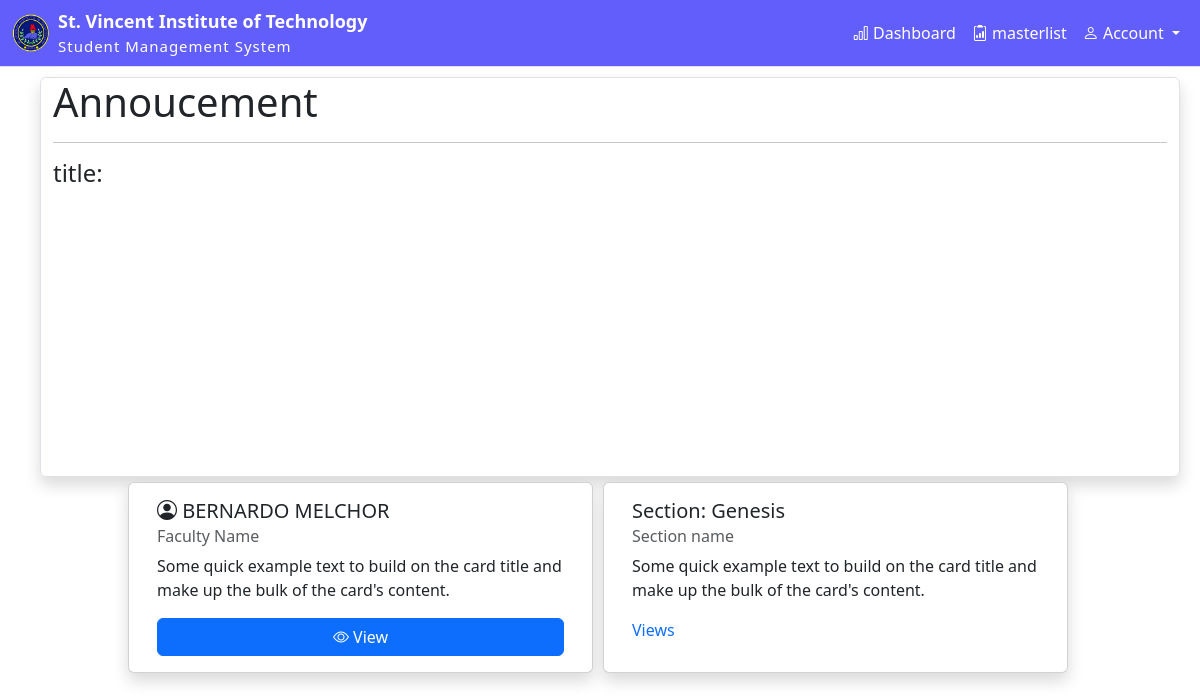
The page /faculty (signed in) on the database its author committed.
### admin_staff/models.py (models this page shows, shortened)
class FacultyStaff(models.Model):
    user = models.OneToOneField(User, null=True, on_delete=models.CASCADE)
    faculty_staff_id = models.BigIntegerField(primary_key=True)
    surname = models.CharField(max_length=24)
    first_name = models.CharField(max_length=24)
    middle_name = models.CharField(max_length=24, blank=True, null=True)
    gender_choice = (
        ('Male', 'Male'),
        ('Female', 'Female'),
    )
    gender = models.CharField(max_length=10, default="Gender", choices=gender_choice, null=True)
    civil_choice = (
        ('Single', 'Single'),
        ('Married', 'Married'),
        ('Divorced', 'Divorced'),
        ('Widowed', 'Widowed'),
    )
    civil_status = models.CharField(max_length=10, default="Status", choices=civil_choice, blank=True, null=True)
    birth_date = models.DateField(null=True)
    birth_place = models.CharField(max_length=200, blank=True, null=True)
    religion = models.CharField(max_length=24, blank=True, null=True)
    contact = models.BigIntegerField(blank=True, null=True)
    email = models.CharField(max_length=100, blank=True, null=True)
    section = models.OneToOneField('section', blank=True, null=True, on_delete=models.SET_NULL)
    class Meta:
        managed = True
        db_table = 'faculty_staff'

class section(models.Model):
    section_name = models.CharField(max_length=20)
    level = models.ForeignKey("level", null=True, on_delete=models.SET_NULL)
    def __str__(self):
        return self.section_name

### admin_staff/decorators.py (the view)
        def wrapper_func(request, *args, **kwargs):
            group = None
            if request.user.groups.exists():
                group = request.user.groups.all()[0].name
            if group in allow_roles:
                return view_func(request, *args, **kwargs)
            else:
                return HttpResponse('you are not authorize')

### admin_staff/views.py (called while the page is built)
@login_required(login_url='login')
@allowed_user(allow_roles=['faculty'])
def faculty_dashboard(request):
    adviser = request.user.facultystaff
    context = {'adviser': adviser}
    return render(request, 'faculty/faculty-dashboard.html', context)

### admin_staff/templates/faculty/faculty-dashboard.html (shortened to what this page needs)
<!DOCTYPE html>
{% load static %}
<html lang="en">
<head>
    <link href="https://cdn.jsdelivr.net/npm/bootstrap@5.3.3/dist/css/bootstrap.min.css" rel="stylesheet">
    <link rel="stylesheet" href="https://cdn.jsdelivr.net/npm/bootstrap-icons@1.11.3/font/bootstrap-icons.min.css">
    <link rel="stylesheet" href="{% static 'css\sidebar.css' %}">
</head>
<body>
    <div class="d-flex" id="wrapper" style="width: 100vw; height: 100vh;">
      <div id="page-content-wrapper">
        <nav class="navbar navbar-expand-lg navbar-light border-bottom" style='background-color: #615EFC;'>
          <div class="container-fluid">
            <a href="{% url "home" %}" rel="noopener noreferrer"><img src="{% static "img/nobg.png" %}" alt="Logo" width="38" height="38"></a>
            <div class="ms-2 d-none d-md-block">
              <span style="font-size: large; font-weight: bold; color: white;">St. Vincent Institute of Technology</span><br>
              <p style="font-size: 15px; margin: 0; color: white; letter-spacing: 1px;">Student Management System</p>
            </div>
              <div class="collapse navbar-collapse" id="navbarSupportedContent">
                  <ul class="navbar-nav ms-auto mt-2 mt-lg-0">
                      <li class="nav-item active"><a class="nav-link" href="{% url "faculty" %}" style="color: white">
                        <i class="bi bi-bar-chart"></i> Dashboard
                      </a></li>
                      <li class="nav-item active"><a class="nav-link" href="{% url "advisory" %}" style="color: white">
                        <i class="bi bi-clipboard2-data"></i> masterlist
                      </a></li>
                      <li class="nav-item dropdown">
                          <a class="nav-link dropdown-toggle" id="navbarDropdown" href="#" role="button" data-bs-toggle="dropdown" aria-haspopup="true" aria-expanded="false" style="color: white">
                            <i class="bi bi-person"></i> Account
                          </a>
                      </li>
                  </ul>
            </div>
          </div>
        </nav>
        {% block content %}
        <div class="container" style="padding: 10px;">
          <div class="container border rounded shadow" style="width: 99vw; height: 50vh">
            <h1>
              Annoucement
            </h1>
            <hr>
            <h4>title: {{announcement.title}}</h4>
          </div>
          <div class="container row" style="display: flex; justify-content: center; align-item: center; width: 100vw;">
            <div class="card col-md-5 shadow" style="margin: 5px;">
              <div class="card-body">
                <h5 class="card-title">
                  <i class="bi bi-person-circle"></i> {{adviser.surname}} {{adviser.first_name}}
                </h5>
                <h6 class="card-subtitle mb-2 text-body-secondary">Faculty Name</h6>
                <p class="card-text">Some quick example text to build on the card title and make up the bulk of the card's content.</p>
                <div class="d-grid gap-2">
                  <a href="{% url "faculty_info" %}" role='btn' class="btn btn-primary" style='text-decoration: none; color: white'>
                    <i class="bi bi-eye"></i> View
                  </a>
                </div>
              </div>
            </div>
            <div class="card col-md-5 shadow" style="margin: 5px;">
              <div class="card-body">
                <h5 class="card-title">
                  Section: {{adviser.section}}
                </h5>
                <h6 class="card-subtitle mb-2 text-body-secondary">
                  Section name
                </h6>
                <p class="card-text">Some quick example text to build on the card title and make up the bulk of the card's content.</p>
                <a href="#" class="card-link" style='text-decoration: none'>Views</a>
              </div>
            </div>
          </div>
        </div>
        {% endblock content %}
      </div>
    </div>
</body>
</html>

### rows shown on the page
FacultyStaff: surname "BERNARDO", first_name "MELCHOR", section "Genesis"
